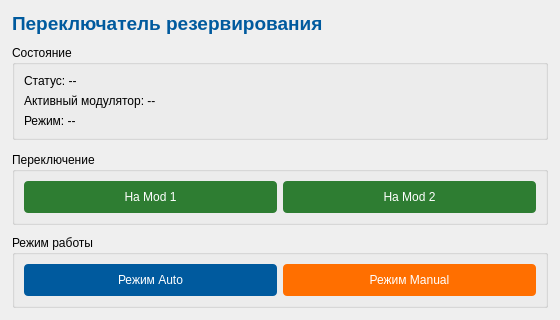
<?xml version="1.0" encoding="UTF-8"?>
<ui version="4.0">
<class>SwitchTabForm</class>
<widget class="QWidget" name="SwitchTabForm">
<property name="geometry">
<rect>
<x>0</x>
<y>0</y>
<width>560</width>
<height>320</height>
</rect>
</property>
<property name="windowTitle">
<string>Переключатель резервирования</string>
</property>
<layout class="QVBoxLayout" name="mainLayout">
<property name="spacing">
<number>10</number>
</property>
<property name="leftMargin">
<number>12</number>
</property>
<property name="topMargin">
<number>12</number>
</property>
<property name="rightMargin">
<number>12</number>
</property>
<property name="bottomMargin">
<number>12</number>
</property>
<item>
<widget class="QLabel" name="labelTitle">
<property name="font">
<font>
<pointsize>14</pointsize>
<weight>75</weight>
<bold>true</bold>
</font>
</property>
<property name="styleSheet">
<string notr="true">color: #005A9E;</string>
</property>
<property name="text">
<string>Переключатель резервирования</string>
</property>
</widget>
</item>
<item>
<widget class="QGroupBox" name="groupBoxStatus">
<property name="title">
<string>Состояние</string>
</property>
<layout class="QVBoxLayout" name="verticalLayoutStatus">
<item>
<widget class="QLabel" name="labelStatus">
<property name="text">
<string>Статус: --</string>
</property>
</widget>
</item>
<item>
<widget class="QLabel" name="labelActiveMod">
<property name="text">
<string>Активный модулятор: --</string>
</property>
</widget>
</item>
<item>
<widget class="QLabel" name="labelMode">
<property name="text">
<string>Режим: --</string>
</property>
</widget>
</item>
</layout>
</widget>
</item>
<item>
<spacer name="verticalSpacer">
<property name="orientation">
<enum>Qt::Vertical</enum>
</property>
<property name="sizeHint" stdset="0">
<size>
<width>20</width>
<height>40</height>
</size>
</property>
</spacer>
</item>
<item>
<widget class="QGroupBox" name="groupBoxSwitch">
<property name="title">
<string>Переключение</string>
</property>
<layout class="QHBoxLayout" name="horizontalLayoutSwitch">
<item>
<widget class="QPushButton" name="btnToMod1">
<property name="minimumSize">
<size>
<width>140</width>
<height>32</height>
</size>
</property>
<property name="styleSheet">
<string notr="true">QPushButton { background-color: #2E7D32; color: white; padding: 8px 16px; border-radius: 4px; }
QPushButton:hover { background-color: #1B5E20; }</string>
</property>
<property name="text">
<string>На Mod 1</string>
</property>
</widget>
</item>
<item>
<widget class="QPushButton" name="btnToMod2">
<property name="minimumSize">
<size>
<width>140</width>
<height>32</height>
</size>
</property>
<property name="styleSheet">
<string notr="true">QPushButton { background-color: #2E7D32; color: white; padding: 8px 16px; border-radius: 4px; }
QPushButton:hover { background-color: #1B5E20; }</string>
</property>
<property name="text">
<string>На Mod 2</string>
</property>
</widget>
</item>
</layout>
</widget>
</item>
<item>
<widget class="QGroupBox" name="groupBoxMode">
<property name="title">
<string>Режим работы</string>
</property>
<layout class="QHBoxLayout" name="horizontalLayoutMode">
<item>
<widget class="QPushButton" name="btnAuto">
<property name="minimumSize">
<size>
<width>140</width>
<height>32</height>
</size>
</property>
<property name="styleSheet">
<string notr="true">QPushButton { background-color: #005A9E; color: white; padding: 8px 16px; border-radius: 4px; }
QPushButton:hover { background-color: #003F6F; }</string>
</property>
<property name="text">
<string>Режим Auto</string>
</property>
</widget>
</item>
<item>
<widget class="QPushButton" name="btnManual">
<property name="minimumSize">
<size>
<width>140</width>
<height>32</height>
</size>
</property>
<property name="styleSheet">
<string notr="true">QPushButton { background-color: #FF6F00; color: white; padding: 8px 16px; border-radius: 4px; }
QPushButton:hover { background-color: #E65100; }</string>
</property>
<property name="text">
<string>Режим Manual</string>
</property>
</widget>
</item>
</layout>
</widget>
</item>
</layout>
</widget>
<resources/>
<connections/>
</ui>
